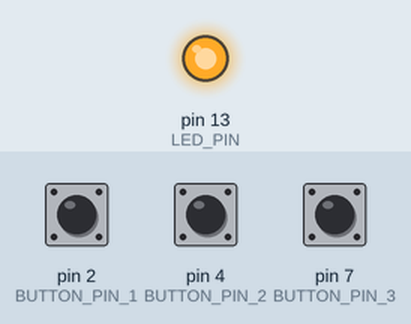
Simulated run of this sketch. Board: Arduino Uno, built with avr-gcc and run on an emulated ATmega328P. Shown: output pins drawn as LEDs (lit = HIGH). Dashed ring = blinking. The inputs (shaded band) are chosen by the test bench; at power-on: pin 2 (BUTTON_PIN_1) HIGH, pin 4 (BUTTON_PIN_2) HIGH, pin 7 (BUTTON_PIN_3) HIGH.

Above: at 1.2 s.
1.3 s: pin 2 (BUTTON_PIN_1) pulled LOW for 0.15 s
At 2.75 s:
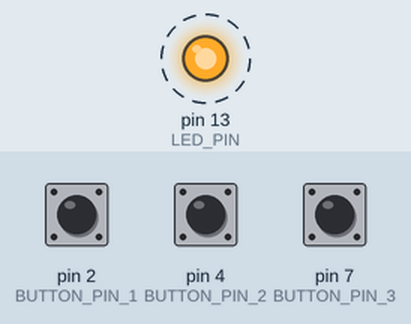
4.4 s: pin 4 (BUTTON_PIN_2) pulled LOW for 0.15 s
At 7.6 s:
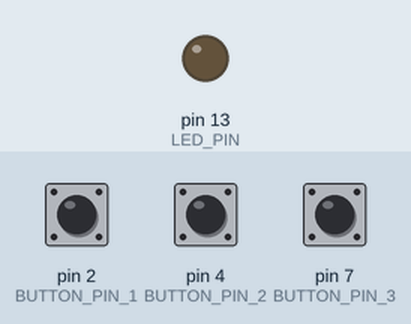
Timing chart, 0 to 12.0 s (numbered marks = the images above; inputs shaded):
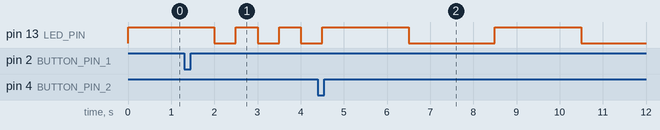

The sketch:

Blink.ino
```cpp
// constants won't change. They're used here to set pin numbers:
const int BUTTON_PIN_1 = 2;     // the number of the pushbutton pin
const int BUTTON_PIN_2 = 4;
const int BUTTON_PIN_3 = 7;
const int LED_PIN =  13;      // the number of the LED pin

// variables will change:
int buttonState1 = 0;         // variable for reading the pushbutton status
int buttonState2 = 0;
int buttonState3 = 0;

bool fastBlink = false;
bool slowBlink = false;

unsigned long timerOne = 0;
bool state;

void setup() {
  // initialize the LED pin as an output:
  pinMode(LED_PIN, OUTPUT);
  // initialize the pushbutton pin as an input:
  pinMode(BUTTON_PIN_1, INPUT);
  pinMode(BUTTON_PIN_2, INPUT);
  pinMode(BUTTON_PIN_3, INPUT);
}

void loop() {
  // read the state of the pushbutton value:
  buttonState1 = digitalRead(BUTTON_PIN_1);
  buttonState2 = digitalRead(BUTTON_PIN_2);
  buttonState3 = digitalRead(BUTTON_PIN_3);

  // check if the pushbutton is pressed. If it is, the buttonState is HIGH:
  if (buttonState1 == LOW) {
    fastBlink = true;
    slowBlink = false;
  }
  if (buttonState2 == LOW) {
    slowBlink = true;
    fastBlink = false;
  }

  if (fastBlink == true) {
    blink(500);
  } else {
    blink(2000);
  }

}

void blink (int INTERVAL) {
  if (millis() >= timerOne) {
    timerOne = millis() + INTERVAL;

    state = !state;
    digitalWrite(LED_PIN, state);
  }
}
```

Measured:
- after the input at 4.4 s, pin 13 (LED_PIN): HIGH → LOW after 2.1 s, → HIGH 2.0 s later, → LOW 2.0 s later
- by itself, pin 13 (LED_PIN): alternates HIGH for 0.50 s and LOW for 0.50 s
